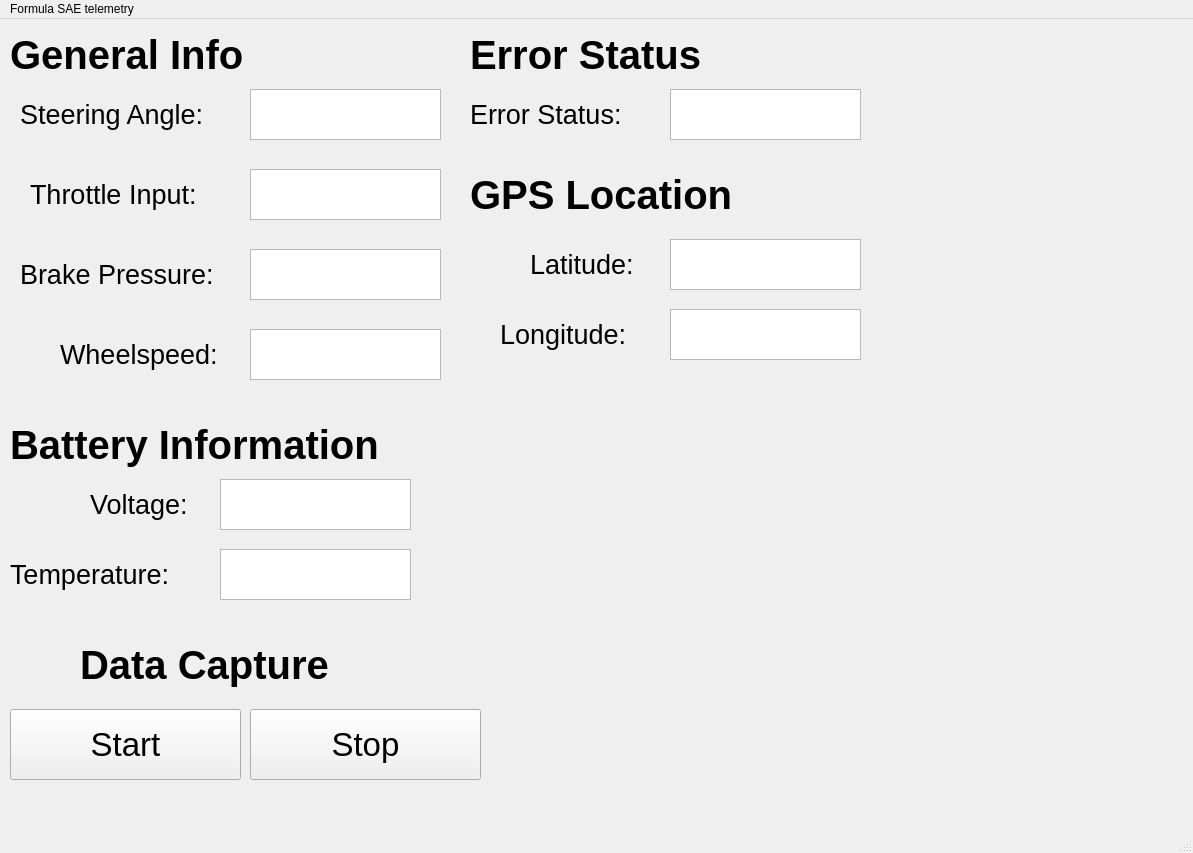
<?xml version="1.0" encoding="UTF-8"?>
<ui version="4.0">
 <class>MainWindow</class>
 <widget class="QMainWindow" name="MainWindow">
  <property name="geometry">
   <rect>
    <x>0</x>
    <y>0</y>
    <width>1193</width>
    <height>853</height>
   </rect>
  </property>
  <property name="windowTitle">
   <string>MainWindow</string>
  </property>
  <widget class="QWidget" name="centralwidget">
   <widget class="QLabel" name="GeneralSectionLabel">
    <property name="geometry">
     <rect>
      <x>10</x>
      <y>10</y>
      <width>341</width>
      <height>51</height>
     </rect>
    </property>
    <property name="font">
     <font>
      <pointsize>30</pointsize>
      <weight>75</weight>
      <bold>true</bold>
     </font>
    </property>
    <property name="text">
     <string>General Info</string>
    </property>
   </widget>
   <widget class="QLabel" name="ErrorStatusSectionLabel">
    <property name="geometry">
     <rect>
      <x>470</x>
      <y>10</y>
      <width>311</width>
      <height>51</height>
     </rect>
    </property>
    <property name="font">
     <font>
      <pointsize>30</pointsize>
      <weight>75</weight>
      <bold>true</bold>
     </font>
    </property>
    <property name="text">
     <string>Error Status</string>
    </property>
   </widget>
   <widget class="QLabel" name="BatteryInformationSectionLabel">
    <property name="geometry">
     <rect>
      <x>10</x>
      <y>390</y>
      <width>511</width>
      <height>71</height>
     </rect>
    </property>
    <property name="font">
     <font>
      <pointsize>30</pointsize>
      <weight>75</weight>
      <bold>true</bold>
     </font>
    </property>
    <property name="text">
     <string>Battery Information</string>
    </property>
   </widget>
   <widget class="QLabel" name="GPSSectionLabel">
    <property name="geometry">
     <rect>
      <x>470</x>
      <y>150</y>
      <width>341</width>
      <height>51</height>
     </rect>
    </property>
    <property name="font">
     <font>
      <pointsize>30</pointsize>
      <weight>75</weight>
      <bold>true</bold>
     </font>
    </property>
    <property name="text">
     <string>GPS Location</string>
    </property>
   </widget>
   <widget class="QLabel" name="SteeringAngleLabel">
    <property name="geometry">
     <rect>
      <x>20</x>
      <y>70</y>
      <width>231</width>
      <height>51</height>
     </rect>
    </property>
    <property name="font">
     <font>
      <pointsize>20</pointsize>
     </font>
    </property>
    <property name="text">
     <string>Steering Angle:</string>
    </property>
   </widget>
   <widget class="QLabel" name="ThrottleInputLabel">
    <property name="geometry">
     <rect>
      <x>30</x>
      <y>150</y>
      <width>221</width>
      <height>51</height>
     </rect>
    </property>
    <property name="font">
     <font>
      <pointsize>20</pointsize>
     </font>
    </property>
    <property name="text">
     <string>Throttle Input:</string>
    </property>
   </widget>
   <widget class="QLabel" name="BrakePressureLabel">
    <property name="geometry">
     <rect>
      <x>20</x>
      <y>230</y>
      <width>231</width>
      <height>51</height>
     </rect>
    </property>
    <property name="font">
     <font>
      <pointsize>20</pointsize>
     </font>
    </property>
    <property name="text">
     <string>Brake Pressure:</string>
    </property>
   </widget>
   <widget class="QLabel" name="WheelspeedLabel">
    <property name="geometry">
     <rect>
      <x>60</x>
      <y>310</y>
      <width>231</width>
      <height>51</height>
     </rect>
    </property>
    <property name="font">
     <font>
      <pointsize>20</pointsize>
     </font>
    </property>
    <property name="text">
     <string>Wheelspeed:</string>
    </property>
   </widget>
   <widget class="QLabel" name="VoltageLabel">
    <property name="geometry">
     <rect>
      <x>90</x>
      <y>460</y>
      <width>131</width>
      <height>51</height>
     </rect>
    </property>
    <property name="font">
     <font>
      <pointsize>20</pointsize>
     </font>
    </property>
    <property name="text">
     <string>Voltage:</string>
    </property>
   </widget>
   <widget class="QLabel" name="TemperatureLabel">
    <property name="geometry">
     <rect>
      <x>10</x>
      <y>530</y>
      <width>201</width>
      <height>51</height>
     </rect>
    </property>
    <property name="font">
     <font>
      <pointsize>20</pointsize>
     </font>
    </property>
    <property name="text">
     <string>Temperature:</string>
    </property>
   </widget>
   <widget class="QLabel" name="LatitudeLabel">
    <property name="geometry">
     <rect>
      <x>530</x>
      <y>220</y>
      <width>131</width>
      <height>51</height>
     </rect>
    </property>
    <property name="font">
     <font>
      <pointsize>20</pointsize>
     </font>
    </property>
    <property name="text">
     <string>Latitude:</string>
    </property>
   </widget>
   <widget class="QLabel" name="LongitudeLabel">
    <property name="geometry">
     <rect>
      <x>500</x>
      <y>290</y>
      <width>161</width>
      <height>51</height>
     </rect>
    </property>
    <property name="font">
     <font>
      <pointsize>20</pointsize>
     </font>
    </property>
    <property name="text">
     <string>Longitude:</string>
    </property>
   </widget>
   <widget class="QLabel" name="ErrorStatusLabel">
    <property name="geometry">
     <rect>
      <x>470</x>
      <y>70</y>
      <width>191</width>
      <height>51</height>
     </rect>
    </property>
    <property name="font">
     <font>
      <pointsize>20</pointsize>
     </font>
    </property>
    <property name="text">
     <string>Error Status:</string>
    </property>
   </widget>
   <widget class="QTextEdit" name="SteeringAngleInput">
    <property name="geometry">
     <rect>
      <x>250</x>
      <y>70</y>
      <width>191</width>
      <height>51</height>
     </rect>
    </property>
    <property name="font">
     <font>
      <pointsize>20</pointsize>
     </font>
    </property>
   </widget>
   <widget class="QTextEdit" name="ThrottleInputInput">
    <property name="geometry">
     <rect>
      <x>250</x>
      <y>150</y>
      <width>191</width>
      <height>51</height>
     </rect>
    </property>
    <property name="font">
     <font>
      <pointsize>20</pointsize>
     </font>
    </property>
   </widget>
   <widget class="QTextEdit" name="BrakePressureInput">
    <property name="geometry">
     <rect>
      <x>250</x>
      <y>230</y>
      <width>191</width>
      <height>51</height>
     </rect>
    </property>
    <property name="font">
     <font>
      <pointsize>20</pointsize>
     </font>
    </property>
   </widget>
   <widget class="QTextEdit" name="WheelspeedInput">
    <property name="geometry">
     <rect>
      <x>250</x>
      <y>310</y>
      <width>191</width>
      <height>51</height>
     </rect>
    </property>
    <property name="font">
     <font>
      <pointsize>20</pointsize>
     </font>
    </property>
   </widget>
   <widget class="QTextEdit" name="VoltageInput">
    <property name="geometry">
     <rect>
      <x>220</x>
      <y>460</y>
      <width>191</width>
      <height>51</height>
     </rect>
    </property>
    <property name="font">
     <font>
      <pointsize>20</pointsize>
     </font>
    </property>
   </widget>
   <widget class="QTextEdit" name="ErrorStatusInput">
    <property name="geometry">
     <rect>
      <x>670</x>
      <y>70</y>
      <width>191</width>
      <height>51</height>
     </rect>
    </property>
    <property name="font">
     <font>
      <pointsize>20</pointsize>
     </font>
    </property>
   </widget>
   <widget class="QTextEdit" name="LatitudeInput">
    <property name="geometry">
     <rect>
      <x>670</x>
      <y>220</y>
      <width>191</width>
      <height>51</height>
     </rect>
    </property>
    <property name="font">
     <font>
      <pointsize>20</pointsize>
     </font>
    </property>
   </widget>
   <widget class="QTextEdit" name="LongitudeInput">
    <property name="geometry">
     <rect>
      <x>670</x>
      <y>290</y>
      <width>191</width>
      <height>51</height>
     </rect>
    </property>
    <property name="font">
     <font>
      <pointsize>20</pointsize>
     </font>
    </property>
   </widget>
   <widget class="QTextEdit" name="TemperatureInput">
    <property name="geometry">
     <rect>
      <x>220</x>
      <y>530</y>
      <width>191</width>
      <height>51</height>
     </rect>
    </property>
    <property name="font">
     <font>
      <pointsize>20</pointsize>
     </font>
    </property>
   </widget>
   <widget class="QPushButton" name="StartDataCaptureButton">
    <property name="geometry">
     <rect>
      <x>10</x>
      <y>690</y>
      <width>231</width>
      <height>71</height>
     </rect>
    </property>
    <property name="font">
     <font>
      <pointsize>25</pointsize>
     </font>
    </property>
    <property name="text">
     <string>Start</string>
    </property>
   </widget>
   <widget class="QLabel" name="DataCaptureLabel">
    <property name="geometry">
     <rect>
      <x>80</x>
      <y>610</y>
      <width>341</width>
      <height>71</height>
     </rect>
    </property>
    <property name="font">
     <font>
      <pointsize>30</pointsize>
      <weight>75</weight>
      <bold>true</bold>
     </font>
    </property>
    <property name="text">
     <string>Data Capture</string>
    </property>
   </widget>
   <widget class="QPushButton" name="StopDataCaptureButton">
    <property name="geometry">
     <rect>
      <x>250</x>
      <y>690</y>
      <width>231</width>
      <height>71</height>
     </rect>
    </property>
    <property name="font">
     <font>
      <pointsize>25</pointsize>
     </font>
    </property>
    <property name="text">
     <string>Stop</string>
    </property>
   </widget>
  </widget>
  <widget class="QMenuBar" name="menubar">
   <property name="geometry">
    <rect>
     <x>0</x>
     <y>0</y>
     <width>1193</width>
     <height>26</height>
    </rect>
   </property>
   <widget class="QMenu" name="menuFormula_SAE_telemetry">
    <property name="title">
     <string>Formula SAE telemetry</string>
    </property>
   </widget>
   <addaction name="menuFormula_SAE_telemetry"/>
  </widget>
  <widget class="QStatusBar" name="statusbar"/>
 </widget>
 <resources/>
 <connections/>
</ui>
